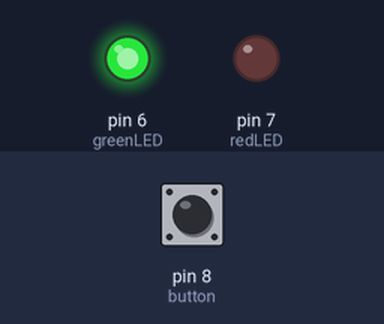
This sketch was run on a simulated Arduino Uno, built with avr-gcc and run on an emulated ATmega328P. Parts: output pins drawn as LEDs (lit = HIGH). The inputs (shaded band) are chosen by the test bench; at power-on: pin 8 (button) LOW. What the sketch prints to the serial monitor is not drawn.

Above: at 0.1 s.
At 0.9 s:
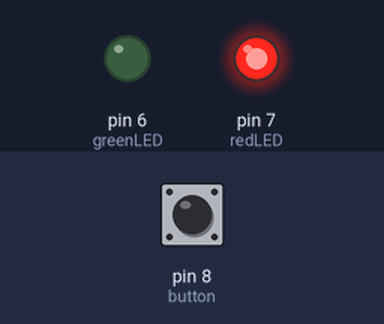
At 2.8 s:
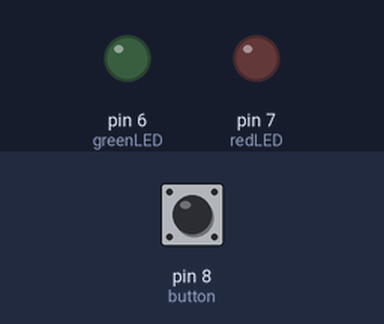
2.9 s: pin 8 (button) pulled HIGH for 0.15 s
Timing chart, 0 to 5.9 s (numbered marks = the images above; inputs shaded):
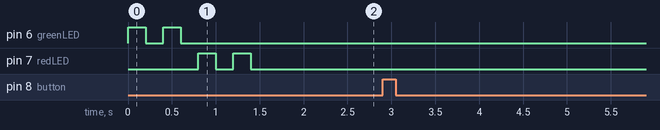

Measured:
- after the input at 2.9 s, every drawn part: stays the same

The sketch:

arduino.ino
```cpp
int greenLED = 6;
int redLED = 7;
int button = 8;

void setup() {
  // Set up Arduino components
  pinMode(greenLED, OUTPUT);
  pinMode(redLED, OUTPUT);
  pinMode(button, INPUT);
  // Set up serial port
  Serial.begin(115200);
  // Check that both LEDs work
  blink(greenLED, 2);
  blink(redLED, 2);
  // Default LED state
  digitalWrite(redLED, LOW);
  digitalWrite(greenLED, LOW);
;}

void loop() {
  int buttonState = digitalRead(button);
  if (buttonState == HIGH) {
    String command = ("check");
    Serial.println(command);
    delay(500);
    // Read the result
    char result = 0;
    while (Serial.available() > 0) {
      // Placed in a while loop in case values stack up
      result = Serial.read();
    }
    if (result == 'a') {
      // Authorised
      digitalWrite(greenLED, HIGH);
      delay(1000);
      digitalWrite(greenLED, LOW);
    } else if (result == 'u') {
      // Unauthorised
      digitalWrite(redLED, HIGH);
      delay(1000);
      digitalWrite(redLED, LOW);
    }
  }
}

// ========== Helper Functions ========== //

void blink(int LEDport, byte numOfBlinks) {
  for (byte n = 0; n < numOfBlinks; n++) {
    digitalWrite(LEDport, HIGH);
    delay(200);
    digitalWrite(LEDport, LOW);
    delay(200);
  }
}

void flushSerial() {
  while (Serial.available() > 0) {
    char t = Serial.read();
  }
}
```
